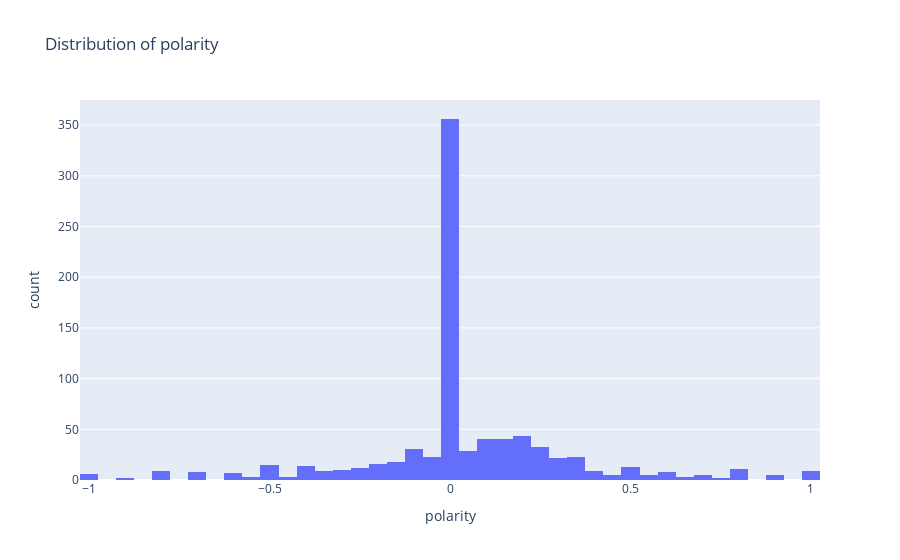
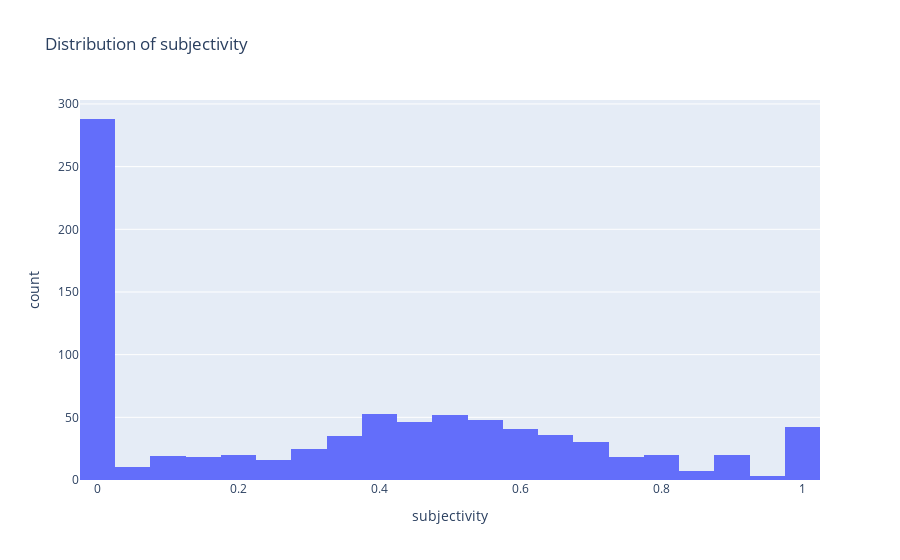

Here is the notebook cell these charts were saved with, in order:
### Markdown cell above
#### Sentiment Distributions
Visualizes the overall spread of emotional tone (e.g., polarity or subjectivity) across all posts or grouped by subreddit/label.

### Code cell
for c in ['polarity','subjectivity']:
        if c not in df.columns:
            continue
        fig = px.histogram(df, x=c, nbins=50, title=f'Distribution of {c}')
        fig.show()

### Figure 1 — Plotly figure (JSON) as saved in the notebook; plotly's stock layout.template omitted (floating-point values rounded to 4 significant figures; data arrays with more than 128 entries replaced by an {"elided": "..."} marker saying what was removed)
{"data": [{"bingroup": "x", "hovertemplate": "polarity=%{x}<br>count=%{y}<extra></extra>", "legendgroup": "", "marker": {"color": "#636efa", "pattern": {"shape": ""}}, "name": "", "nbinsx": 50, "orientation": "v", "showlegend": false, "type": "histogram", "x": {"elided": "847 float values"}, "xaxis": "x", "yaxis": "y"}], "layout": {"barmode": "relative", "legend": {"tracegroupgap": 0}, "title": {"text": "Distribution of polarity"}, "xaxis": {"anchor": "y", "domain": [0, 1], "title": {"text": "polarity"}}, "yaxis": {"anchor": "x", "domain": [0, 1], "title": {"text": "count"}}}}

### Figure 2 — Plotly figure (JSON) as saved in the notebook; plotly's stock layout.template omitted (floating-point values rounded to 4 significant figures; data arrays with more than 128 entries replaced by an {"elided": "..."} marker saying what was removed)
{"data": [{"bingroup": "x", "hovertemplate": "subjectivity=%{x}<br>count=%{y}<extra></extra>", "legendgroup": "", "marker": {"color": "#636efa", "pattern": {"shape": ""}}, "name": "", "nbinsx": 50, "orientation": "v", "showlegend": false, "type": "histogram", "x": {"elided": "847 float values"}, "xaxis": "x", "yaxis": "y"}], "layout": {"barmode": "relative", "legend": {"tracegroupgap": 0}, "title": {"text": "Distribution of subjectivity"}, "xaxis": {"anchor": "y", "domain": [0, 1], "title": {"text": "subjectivity"}}, "yaxis": {"anchor": "x", "domain": [0, 1], "title": {"text": "count"}}}}
